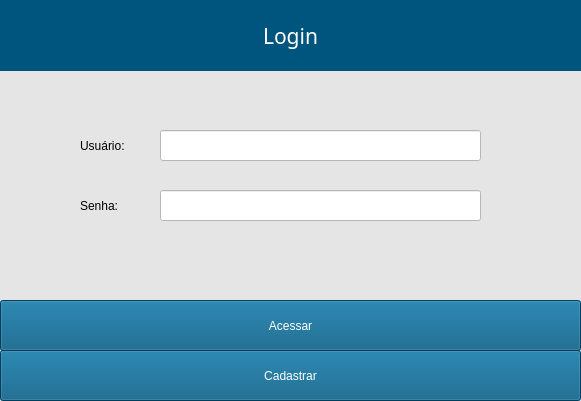
<?xml version="1.0" encoding="UTF-8"?>
<ui version="4.0">
 <class>MainWindow</class>
 <widget class="QMainWindow" name="MainWindow">
  <property name="geometry">
   <rect>
    <x>0</x>
    <y>0</y>
    <width>581</width>
    <height>401</height>
   </rect>
  </property>
  <property name="windowTitle">
   <string>MainWindow</string>
  </property>
  <property name="styleSheet">
   <string notr="true">background-color: rgb(229, 229, 229);</string>
  </property>
  <widget class="QWidget" name="centralwidget">
   <widget class="QLabel" name="tituloLogin">
    <property name="geometry">
     <rect>
      <x>0</x>
      <y>0</y>
      <width>581</width>
      <height>71</height>
     </rect>
    </property>
    <property name="font">
     <font>
      <family>Geometr212 BkCn BT</family>
      <pointsize>16</pointsize>
      <weight>50</weight>
      <italic>false</italic>
      <bold>false</bold>
     </font>
    </property>
    <property name="styleSheet">
     <string notr="true">font: 16pt &quot;Geometr212 BkCn BT&quot;;
color: rgb(255, 255, 255);
background-color: rgb(0, 85, 127);</string>
    </property>
    <property name="text">
     <string>Login</string>
    </property>
    <property name="alignment">
     <set>Qt::AlignCenter</set>
    </property>
   </widget>
   <widget class="QLabel" name="tituloUsuario">
    <property name="geometry">
     <rect>
      <x>80</x>
      <y>130</y>
      <width>71</width>
      <height>31</height>
     </rect>
    </property>
    <property name="styleSheet">
     <string notr="true">font: 12pt &quot;Geometr212 BkCn BT&quot;;
</string>
    </property>
    <property name="text">
     <string>Usuário:</string>
    </property>
   </widget>
   <widget class="QLabel" name="tituloSenha">
    <property name="geometry">
     <rect>
      <x>80</x>
      <y>190</y>
      <width>61</width>
      <height>31</height>
     </rect>
    </property>
    <property name="styleSheet">
     <string notr="true">font: 12pt &quot;Geometr212 BkCn BT&quot;;</string>
    </property>
    <property name="text">
     <string>Senha:</string>
    </property>
   </widget>
   <widget class="QPushButton" name="botaoAcessar">
    <property name="geometry">
     <rect>
      <x>0</x>
      <y>300</y>
      <width>581</width>
      <height>51</height>
     </rect>
    </property>
    <property name="styleSheet">
     <string notr="true">color: rgb(255, 255, 255);
background-color: rgb(0, 85, 127);
font: 13pt &quot;Nirmala UI&quot;;</string>
    </property>
    <property name="text">
     <string>Acessar</string>
    </property>
   </widget>
   <widget class="QLineEdit" name="usuario">
    <property name="geometry">
     <rect>
      <x>160</x>
      <y>130</y>
      <width>321</width>
      <height>31</height>
     </rect>
    </property>
    <property name="styleSheet">
     <string notr="true">background-color: rgb(255, 255, 255);</string>
    </property>
    <property name="inputMask">
     <string notr="true"/>
    </property>
    <property name="text">
     <string/>
    </property>
   </widget>
   <widget class="QLineEdit" name="senha">
    <property name="geometry">
     <rect>
      <x>160</x>
      <y>190</y>
      <width>321</width>
      <height>31</height>
     </rect>
    </property>
    <property name="styleSheet">
     <string notr="true">background-color: rgb(255, 255, 255);</string>
    </property>
    <property name="inputMask">
     <string notr="true"/>
    </property>
    <property name="text">
     <string/>
    </property>
    <property name="echoMode">
     <enum>QLineEdit::Password</enum>
    </property>
   </widget>
   <widget class="QPushButton" name="botaoCadastrar">
    <property name="geometry">
     <rect>
      <x>0</x>
      <y>350</y>
      <width>581</width>
      <height>51</height>
     </rect>
    </property>
    <property name="styleSheet">
     <string notr="true">color: rgb(255, 255, 255);
background-color: rgb(0, 85, 127);
font: 13pt &quot;Nirmala UI&quot;;</string>
    </property>
    <property name="text">
     <string>Cadastrar</string>
    </property>
   </widget>
  </widget>
 </widget>
 <resources/>
 <connections/>
</ui>
